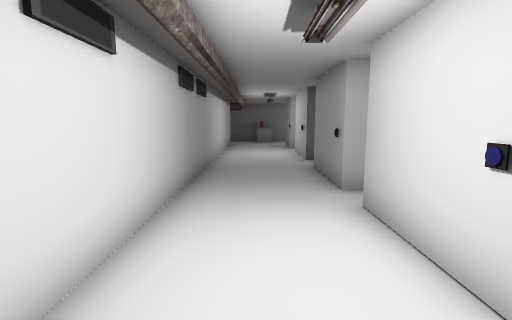
View 1 (above)

24 first-person views from a walk through a scene from a Unity 3-D project. The camera is 1.5 m above the floor, tilts 8° down and sees 85° across. Doors are open. The floor is counted in squares, 1 m on a side. Each view is taken from the middle of a square. On the plan, view 1 faces up. The plan holds only what a view shows up to about 14 squares ahead; the rest is blank. The player character is not drawn. Some surface patterns are stand-ins.

View 2
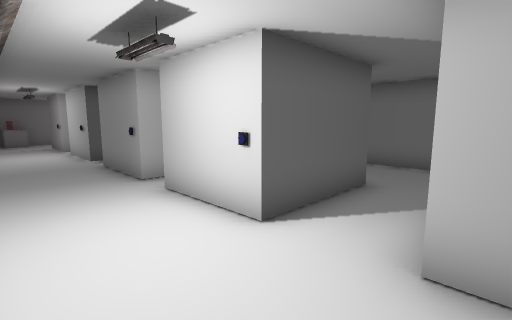

View 3
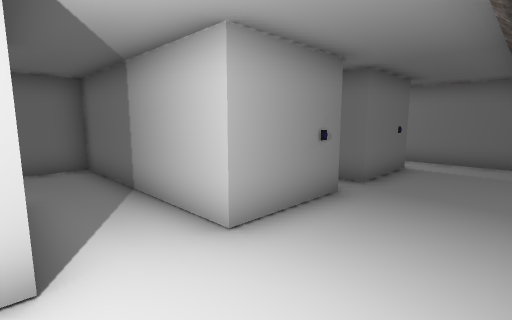

View 4
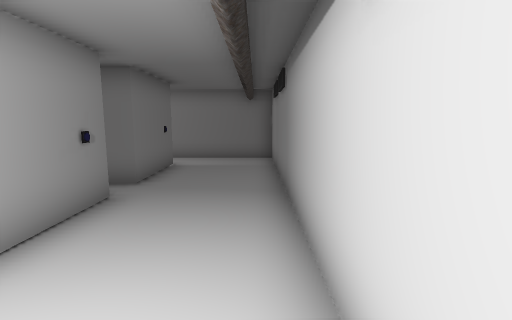

View 5
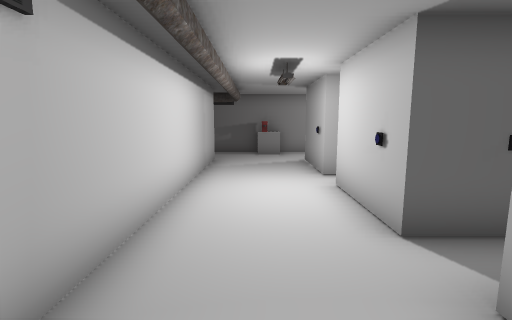

View 6
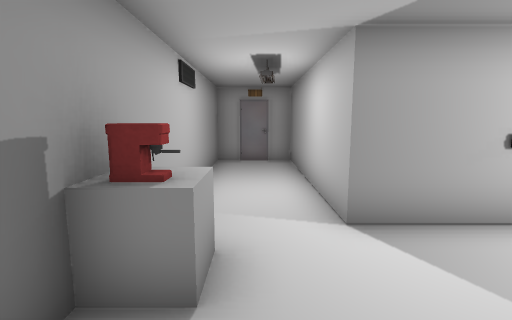

View 7
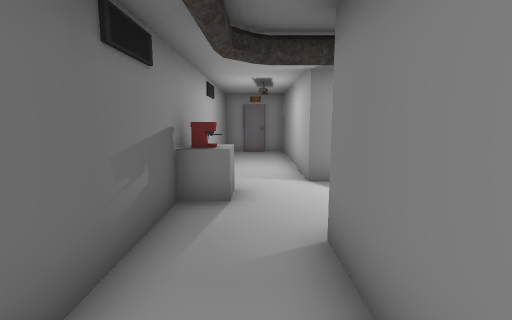

View 8
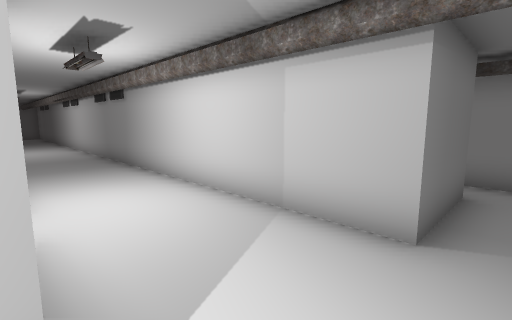

View 9
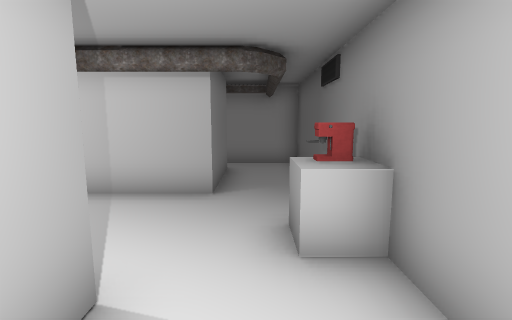

View 10
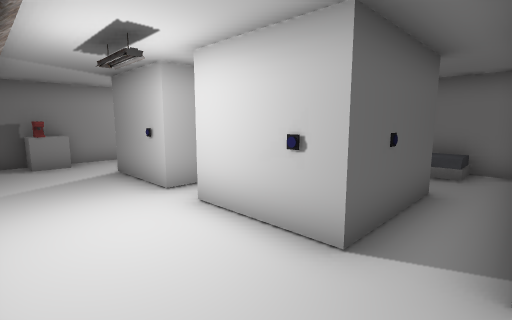

View 11
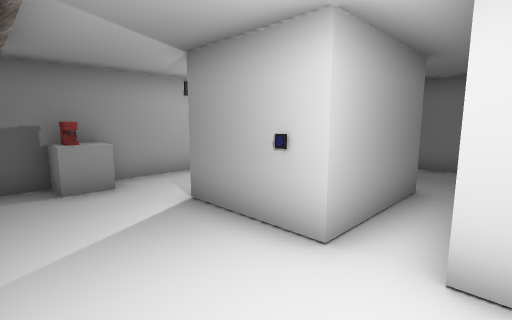

View 12
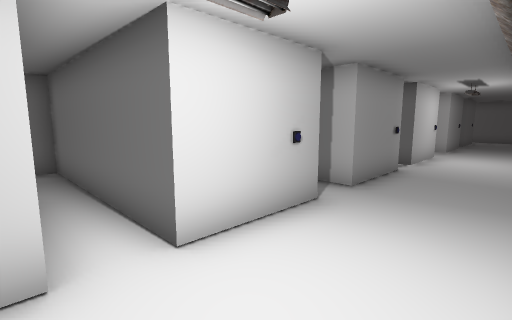

View 13
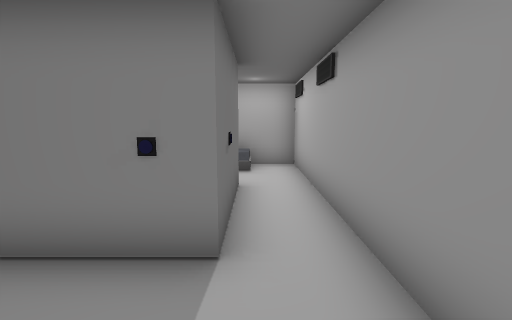

View 14
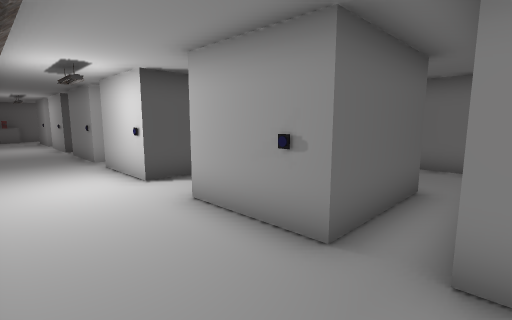

View 15
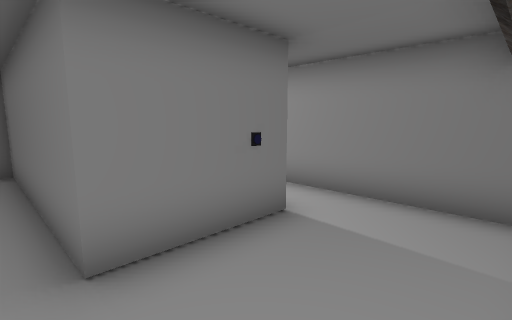

View 16
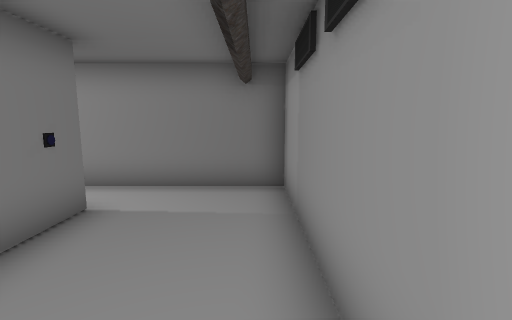

View 17
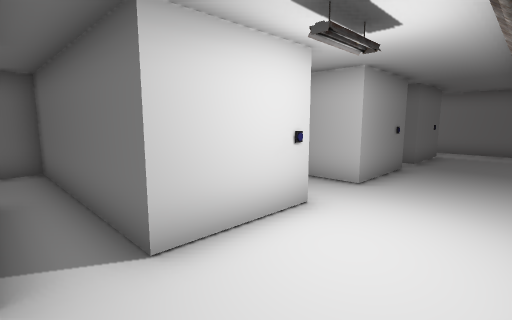

View 18
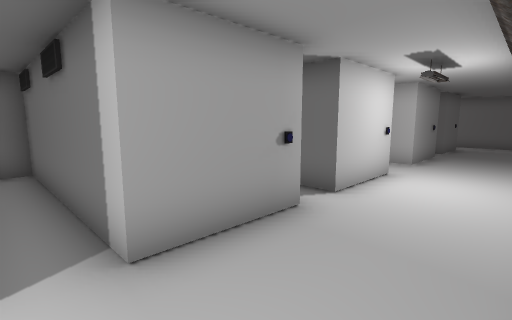

View 19
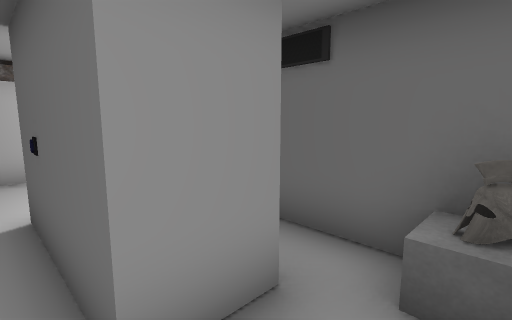

View 20
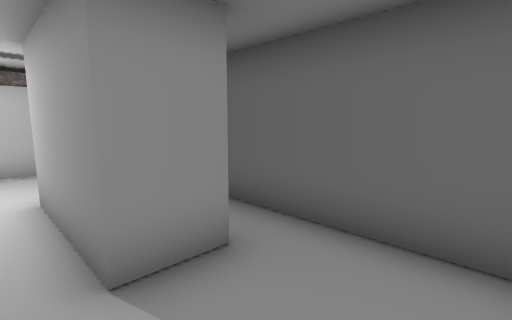

View 21
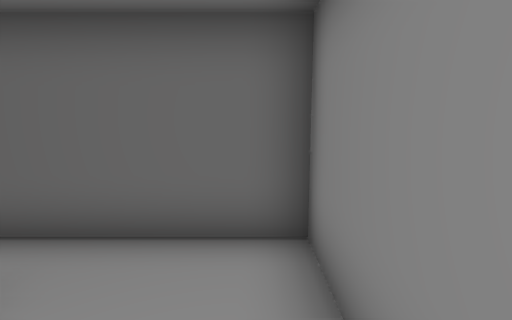

View 22
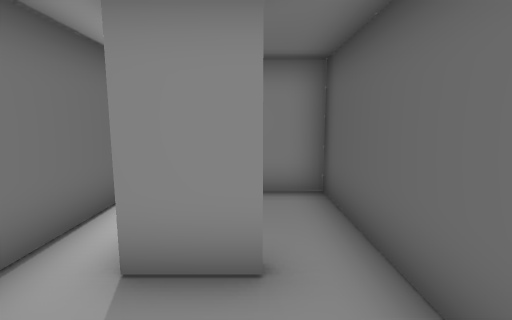

View 23
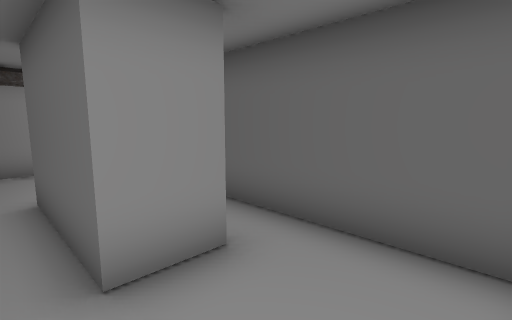

View 24
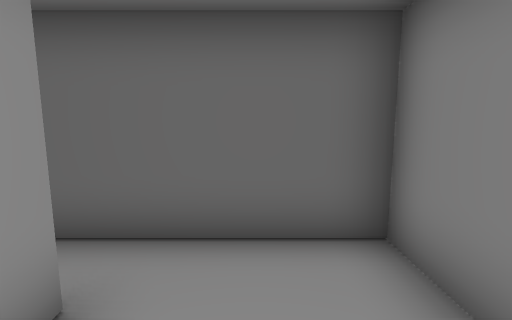

### Floor plan
Ten units are one square. View 1 is at (0, 0); x grows to the right and y downward. Boxes are objects, and circles mark ways between rooms. Rooms are numbered by the first view taken in them; rooms with no view inside come last. Other rooms are left out.
<svg viewBox="-64 -210 156 308">
<path fill="none" stroke="#000" d="M19 -104 19 -134M19 -60 19 -90M19 -147 19 -177 87 -177 87 -205 -59 -205 -59 -179M19 -18 19 -48M-48 -181 -17 -181 -17 93 20 93M19 34 19 4M19 76 19 46M55 -119 55 -114M46 -104 19 -104M66 -132 42 -132M19 -90 87 -90 87 -112M71 -123 62 -123M55 -161 55 -147 19 -147M87 -134 87 -174 54 -174M19 -134 65 -134M55 19 55 34 19 34M19 46 87 46 87 6 55 6M55 -18 19 -18M19 4 87 4 87 -31M54 -174 22 -174 22 -161M50 93 87 93 87 74"/>
<rect x="-5" y="-205" width="10" height="10" fill="#bbb"><title>other object</title></rect>
<rect x="5" y="-205" width="10" height="10" fill="#bbb"><title>other object</title></rect>
<rect x="15" y="65" width="10" height="10" fill="#bbb"><title>other object</title></rect>
<rect x="15" y="-115" width="10" height="10" fill="#bbb"><title>other object</title></rect>
<rect x="75" y="-135" width="10" height="40" fill="#bbb"><title>other object</title></rect>
<rect x="65" y="-135" width="10" height="10" fill="#bbb"><title>other object</title></rect>
<rect x="75" y="45" width="10" height="40" fill="#bbb"><title>other object</title></rect>
<circle cx="20" cy="-95" r="3" fill="#2a7"/>
<circle cx="20" cy="-145" r="3" fill="#2a7"/>
<circle cx="20" cy="35" r="3" fill="#2a7"/>
<circle cx="20" cy="-5" r="3" fill="#2a7"/>
<circle cx="50" cy="-170" r="3" fill="#2a7"/>
<text x="0" y="-90">1</text>
<text x="60" y="-110">2</text>
<text x="70" y="-150">3</text>
<text x="60" y="30">4</text>
<text x="60" y="-20">5</text>
<text x="40" y="-170">6</text>
<text x="70" y="70">7</text>
</svg>
Room 1 opens to room 2. Room 1 opens to room 3. Room 1 opens to room 4. Room 1 opens to room 5. Room 3 opens to room 6.

Where each view was taken, in squares from view 1:
view 1: 0 up, 0 right, facing up
view 2: 1 down, 1 left, facing up-right
view 3: 2 up, 1 left, facing down-right
view 4: 2 up, 1 left, facing down
view 5: 7 up, 0 right, facing up
view 6: 19 up, 2 left, facing right
view 7: 19 up, 5 left, facing right
view 8: 19 up, 2 right, facing down-left
view 9: 19 up, 4 right, facing left
view 10: 9 up, 1 left, facing up-right
view 11: 13 up, 1 left, facing up-right
view 12: 15 up, 1 left, facing down-right
view 13: 8 down, 1 left, facing right
view 14: 5 down, 1 left, facing up-right
view 15: 4 down, 1 left, facing down-right
view 16: 3 down, 1 left, facing down
view 17: 6 up, 1 left, facing down-right
view 18: 10 up, 1 left, facing down-right
view 19: 10 up, 7 right, facing up-left
view 20: 14 up, 8 right, facing up-left
view 21: 14 up, 8 right, facing up
view 22: 16 up, 8 right, facing left
view 23: 4 down, 8 right, facing up-left
view 24: 4 down, 7 right, facing up
